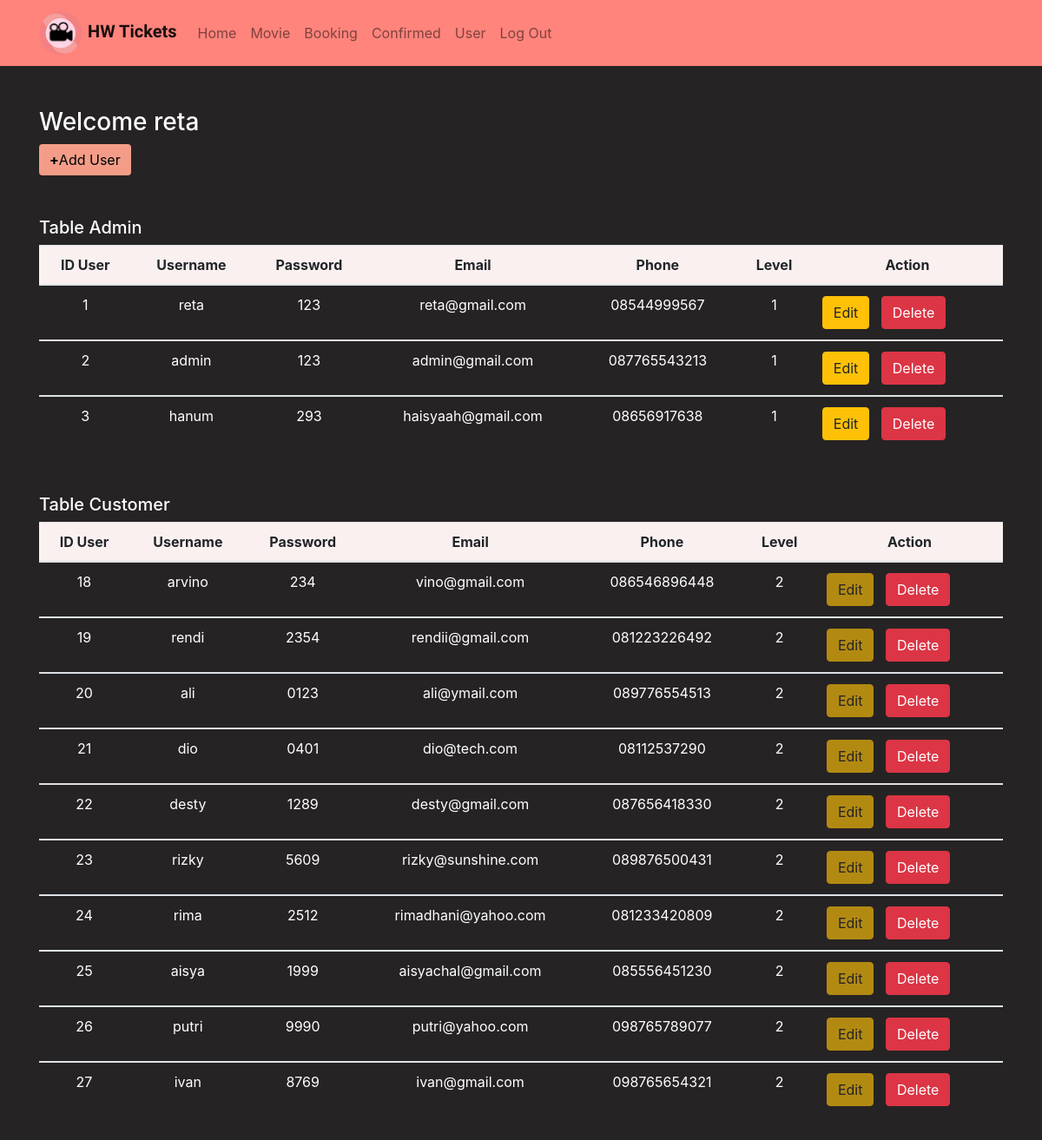
Screenshot of /user/userPage.php (signed in) with the database file from the repository.
### tables this page shows
CREATE TABLE `user` (
  `iduser` int(11) NOT NULL,
  `pass` varchar(10) NOT NULL,
  `username` varchar(30) NOT NULL,
  `phone` varchar(20) NOT NULL,
  `email` varchar(30) NOT NULL,
  `level_user` int(11) NOT NULL
);

### user/userPage.php (the view, shortened to what this page needs)
<html>
    <head>
        <link rel="stylesheet" href="../assets/style.css">
    <?php
        include "../assets/view.php";
    ?>
    </head>
    <body style="background-color: #262324;">
        <div class="container mt-5">
        <h3 style = "color: white";>Welcome <?php echo $_SESSION['username']?></h3>
         <a href="insertUser.html"><button type="button" class="btn mb-5" style = "background-color: #f39d88; border: 0px;" ><b>+</b>Add User</button></a>
        <h5 style ="color:white">Table Admin</h5>
         <table class="table table-hover mb-2 mt-2">
        <thead style = "background-color: #faf0f0;">
            <tr>
                <th><center>ID User</center></th>
                <th><center>Username</center></th>
                <th><center>Password</center></th>
                <th><center>Email</center></th>
                <th><center>Phone</center></th>
                <th><center>Level</center></th>
                <th><center>Action</center></th>
            </tr>
        </thead>
            <?php
                include "../connection.php";
                $level = 1;
                $query = "SELECT * FROM user WHERE level_user = '$level'";
                $result = mysqli_query($connect, $query);
                if (mysqli_num_rows($result) > 0) {
                    while ($row = mysqli_fetch_array($result))
                {
            ?>
            <tbody  style ="color:white">
            <tr>
                <td> <center><?php echo $row['iduser']?></center> </td>
                <td> <center><?php echo $row['username']?> </center></td>
                <td><center> <?php echo $row['pass']?> </center></td>
                <td><center> <?php echo $row['email']?></center> </td>
                <td><center> <?php echo $row['phone']?> </center></td>
                <td> <center><?php echo $row['level_user']?> </center></td>
                <td>
                    <a href="editUser.php?id=<?php echo $row['iduser'];?>">
                    <button type="button" class="btn btn-warning">Edit</button>
                    </a>
                    <a href="deleteProcess.php?id=<?php echo $row['iduser'];?>">
                    <button type="button" class="btn btn-danger">Delete</button>
                    </a>
                </td>
            </tr>
            </tbody>
            <?php
                }
            }
            else{
            ?>
                <td colspan = "5">No Data</td>
            <?php
            }
            ?>
        </table>
        <h5 style ="color:white; margin-top:50px;">Table Customer</h5>
        <table class="table table-hover mb-5 mt-2">
        <thead style = "background-color: #faf0f0;">
            <tr>
                <th><center>ID User</center></th>
                <th><center>Username</center></th>
                <th><center>Password</center></th>
                <th><center>Email</center></th>
                <th><center>Phone</center></th>
                <th><center>Level</center></th>
                <th><center>Action</center></th>
            </tr>
        </thead>
            <?php
                include "../connection.php";
                $level = 2;
                $query = "SELECT * FROM user WHERE level_user = '$level'";
                $result = mysqli_query($connect, $query);
                if (mysqli_num_rows($result) > 0) {
                    while ($row = mysqli_fetch_array($result))
                {
            ?>
            <tbody  style ="color:white">
            <tr>
                <td> <center><?php echo $row['iduser']?> </center></td>
                <td><center> <?php echo $row['username']?> </center></td>
                <td> <center><?php echo $row['pass']?> </center></td>
                <td><center> <?php echo $row['email']?> </center></td>
                <td> <center><?php echo $row['phone']?></center> </td>
                <td> <center><?php echo $row['level_user']?></center> </td>
                <td>
                    <a href="editUser.php?id=<?php echo $row['iduser'];?>">
                    <button type="button" class="btn btn-warning" disabled>Edit</button>
                    </a>
                    <a href="deleteProcess.php?id=<?php echo $row['iduser'];?>">
                    <button type="button" class="btn btn-danger">Delete</button>
                    </a>
                </td>
            </tr>
            </tbody>
            <?php
                }
            }
            else{
            ?>
                <td colspan = "5">No Data</td>
            <?php
            }
            ?>
        </table>
        </div>
    </body>
</html>

### rows the page displays
user: iduser "1", username "reta", pass "123", email "reta@gmail.com", phone "08544999567", level_user "1"
user: iduser "2", username "admin", pass "123", email "admin@gmail.com", phone "087765543213", level_user "1"
user: iduser "3", username "hanum", pass "293", email "haisyaah@gmail.com", phone "08656917638", level_user "1"
user: iduser "18", username "arvino", pass "234", email "vino@gmail.com", phone "086546896448", level_user "2"
user: iduser "19", username "rendi", pass "2354", email "rendii@gmail.com", phone "081223226492", level_user "2"
user: iduser "20", username "ali", pass "0123", email "ali@ymail.com", phone "089776554513", level_user "2"
user: iduser "21", username "dio", pass "0401", email "dio@tech.com", phone "08112537290", level_user "2"
user: iduser "22", username "desty", pass "1289", email "desty@gmail.com", phone "087656418330", level_user "2"
user: iduser "23", username "rizky", pass "5609", email "rizky@sunshine.com", phone "089876500431", level_user "2"
user: iduser "24", username "rima", pass "2512", email "rimadhani@yahoo.com", phone "081233420809", level_user "2"
user: iduser "25", username "aisya", pass "1999", email "aisyachal@gmail.com", phone "085556451230", level_user "2"
user: iduser "26", username "putri", pass "9990", email "putri@yahoo.com", phone "098765789077", level_user "2"
user: iduser "27", username "ivan", pass "8769", email "ivan@gmail.com", phone "098765654321", level_user "2"

### other values shown
$_SESSION['username'] "reta"
